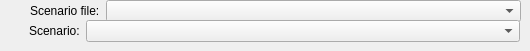
              <widget class="QWidget" name="page_15">
               <widget class="QWidget" name="layoutWidget">
                <property name="geometry">
                 <rect>
                  <x>30</x>
                  <y>0</y>
                  <width>491</width>
                  <height>22</height>
                 </rect>
                </property>
                <layout class="QHBoxLayout" name="horizontalLayout_22">
                 <item>
                  <widget class="QLabel" name="label_53">
                   <property name="sizePolicy">
                    <sizepolicy hsizetype="Fixed" vsizetype="Preferred">
                     <horstretch>0</horstretch>
                     <verstretch>0</verstretch>
                    </sizepolicy>
                   </property>
                   <property name="text">
                    <string>Scenario file:</string>
                   </property>
                  </widget>
                 </item>
                 <item>
                  <widget class="QComboBox" name="comboBox_8"/>
                 </item>
                </layout>
               </widget>
               <widget class="QWidget" name="layoutWidget">
                <property name="geometry">
                 <rect>
                  <x>29</x>
                  <y>20</y>
                  <width>491</width>
                  <height>22</height>
                 </rect>
                </property>
                <layout class="QHBoxLayout" name="horizontalLayout_24">
                 <item>
                  <widget class="QLabel" name="label_55">
                   <property name="sizePolicy">
                    <sizepolicy hsizetype="Fixed" vsizetype="Preferred">
                     <horstretch>0</horstretch>
                     <verstretch>0</verstretch>
                    </sizepolicy>
                   </property>
                   <property name="text">
                    <string>Scenario:</string>
                   </property>
                  </widget>
                 </item>
                 <item>
                  <widget class="QComboBox" name="comboBox_10"/>
                 </item>
                </layout>
               </widget>
              </widget>
